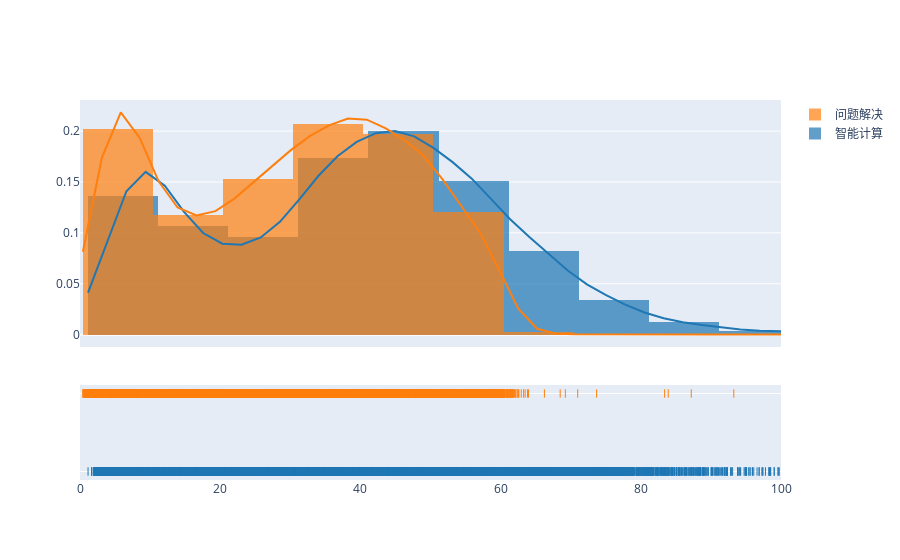

The code cell stored with this chart in its notebook:
### Code cell
colors = [
    '#1f77b4',  # muted blue
    '#ff7f0e',  # safety orange
    '#2ca02c',  # cooked asparagus green
    '#d62728',  # brick red
    '#9467bd',  # muted purple
    '#8c564b',  # chestnut brown
    '#e377c2',  # raspberry yogurt pink
    '#7f7f7f',  # middle gray
    '#bcbd22',  # curry yellow-green
    '#17becf'   # blue-teal
]

layout={"title": "学生用时分布", 
                                       "xaxis_title": "学生用时，单位秒",
                                       "yaxis_title": "学生个数",
                                       # x轴坐标倾斜60度
                                       "xaxis": {"tickangle": 60}
                                      }

#数据组
hist_data=[x1,x2]

group_labels=['智能计算','问题解决']

fig=ff.create_distplot(hist_data,group_labels,bin_size=10,histnorm = 'probability')
fig['layout'].update(xaxis = dict(range = [0,100]))
plot(fig,filename='./plot/总计时间分布直方图.html')
offline.iplot(fig)

### Figure 1 — Plotly figure (JSON) as saved in the notebook; plotly's stock layout.template omitted (floating-point values rounded to 4 significant figures; data arrays with more than 128 entries replaced by an {"elided": "..."} marker saying what was removed)
{"data": [{"autobinx": false, "histnorm": "probability", "legendgroup": "智能计算", "marker": {"color": "rgb(31, 119, 180)"}, "name": "智能计算", "opacity": 0.7, "type": "histogram", "x": {"elided": "15811 float values"}, "xaxis": "x", "xbins": {"end": 1370.0, "size": 10, "start": 1.15}, "yaxis": "y"}, {"autobinx": false, "histnorm": "probability", "legendgroup": "问题解决", "marker": {"color": "rgb(255, 127, 14)"}, "name": "问题解决", "opacity": 0.7, "type": "histogram", "x": {"elided": "17013 float values"}, "xaxis": "x", "xbins": {"end": 1351.0, "size": 10, "start": 0.4167}, "yaxis": "y"}, {"legendgroup": "智能计算", "marker": {"color": "rgb(31, 119, 180)"}, "mode": "lines", "name": "智能计算", "showlegend": false, "type": "scatter", "x": {"elided": "500 float values"}, "xaxis": "x", "y": {"elided": "500 float values"}, "yaxis": "y"}, {"legendgroup": "问题解决", "marker": {"color": "rgb(255, 127, 14)"}, "mode": "lines", "name": "问题解决", "showlegend": false, "type": "scatter", "x": {"elided": "500 float values"}, "xaxis": "x", "y": {"elided": "500 float values"}, "yaxis": "y"}, {"legendgroup": "智能计算", "marker": {"color": "rgb(31, 119, 180)", "symbol": "line-ns-open"}, "mode": "markers", "name": "智能计算", "showlegend": false, "type": "scatter", "x": {"elided": "15811 float values"}, "xaxis": "x", "y": {"elided": "15811 str values"}, "yaxis": "y2"}, {"legendgroup": "问题解决", "marker": {"color": "rgb(255, 127, 14)", "symbol": "line-ns-open"}, "mode": "markers", "name": "问题解决", "showlegend": false, "type": "scatter", "x": {"elided": "17013 float values"}, "xaxis": "x", "y": {"elided": "17013 str values"}, "yaxis": "y2"}], "layout": {"barmode": "overlay", "hovermode": "closest", "legend": {"traceorder": "reversed"}, "xaxis": {"anchor": "y2", "domain": [0, 1], "range": [0, 100], "zeroline": false}, "yaxis": {"anchor": "free", "domain": [0.35, 1], "position": 0}, "yaxis2": {"anchor": "x", "domain": [0, 0.25], "dtick": 1, "showticklabels": false}}}
